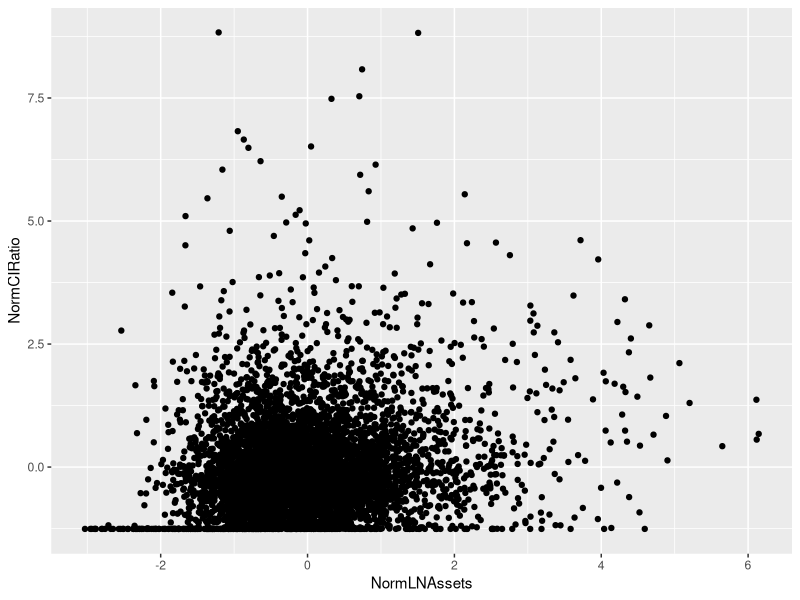
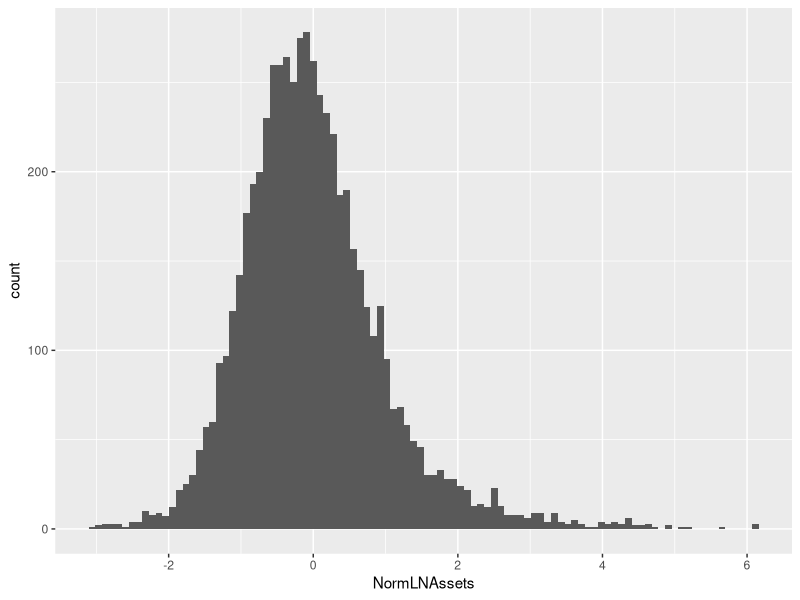
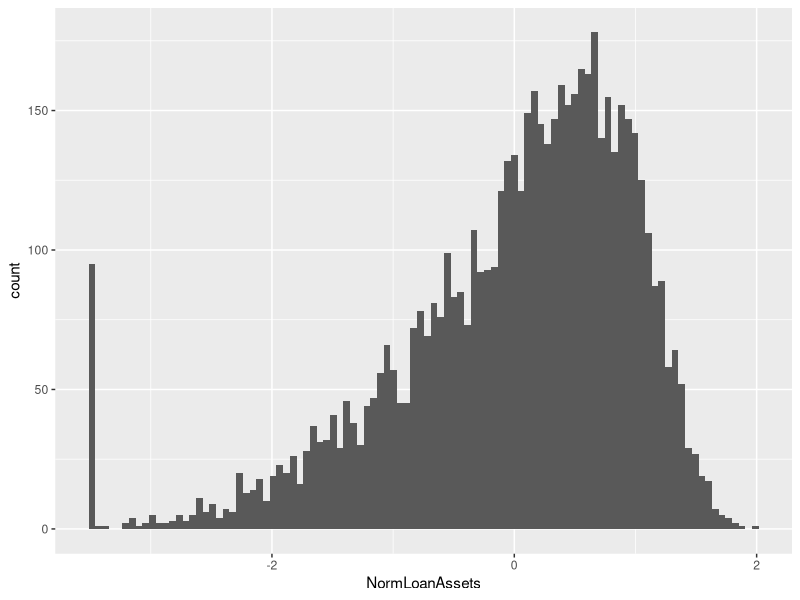
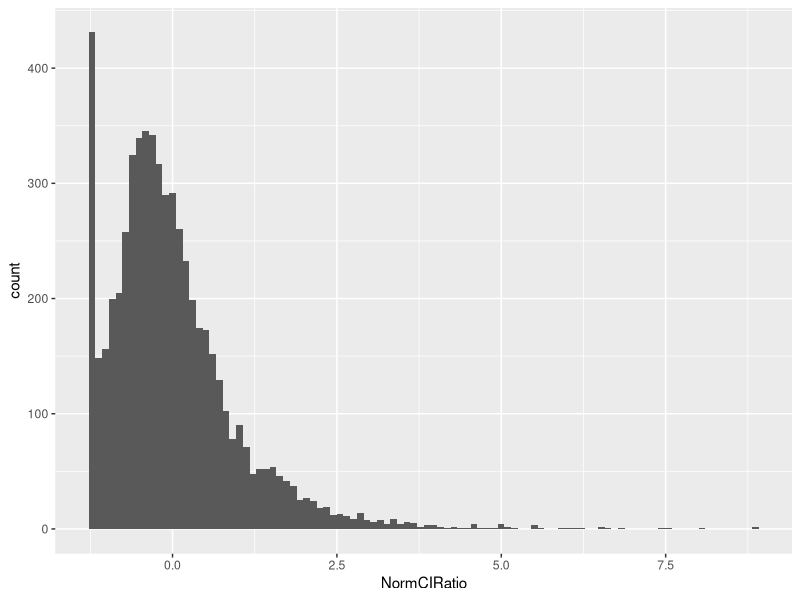
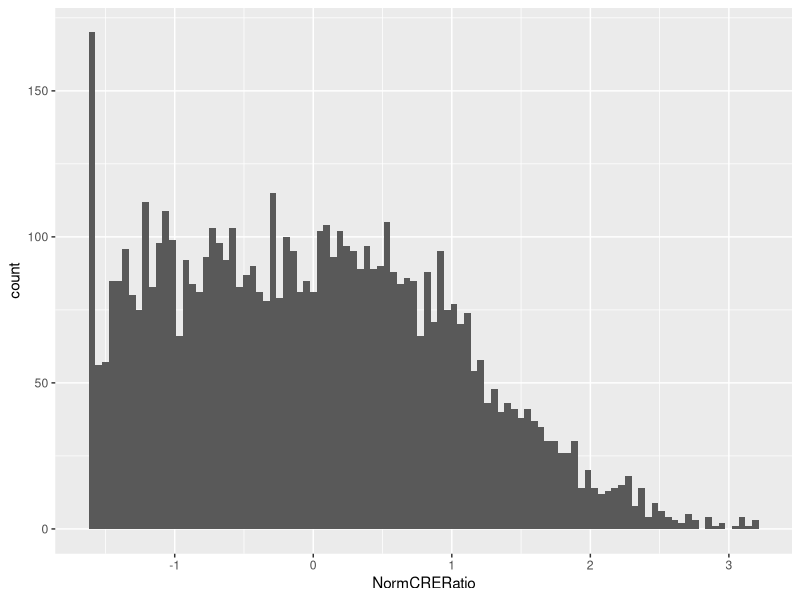
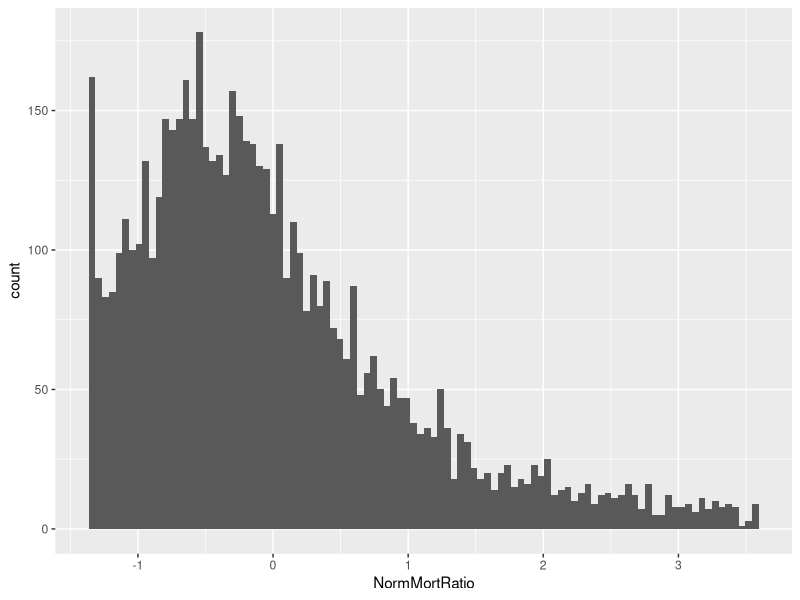
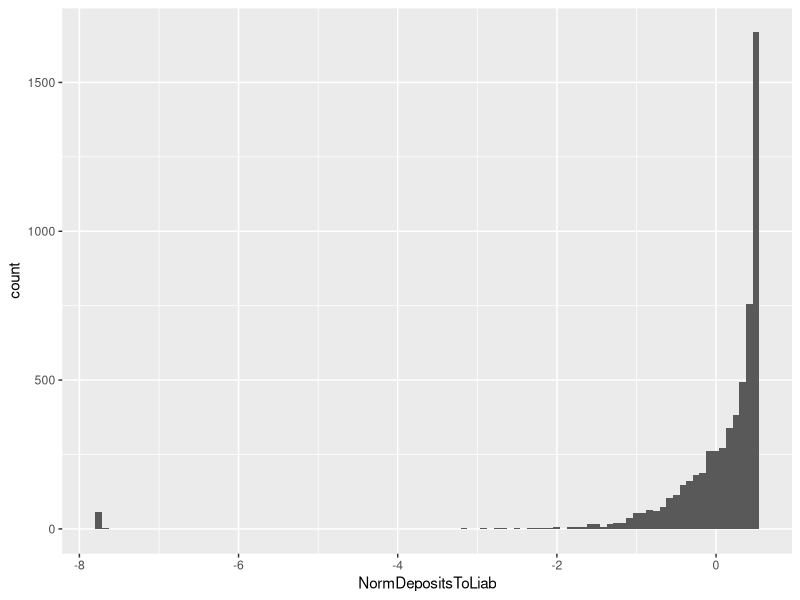
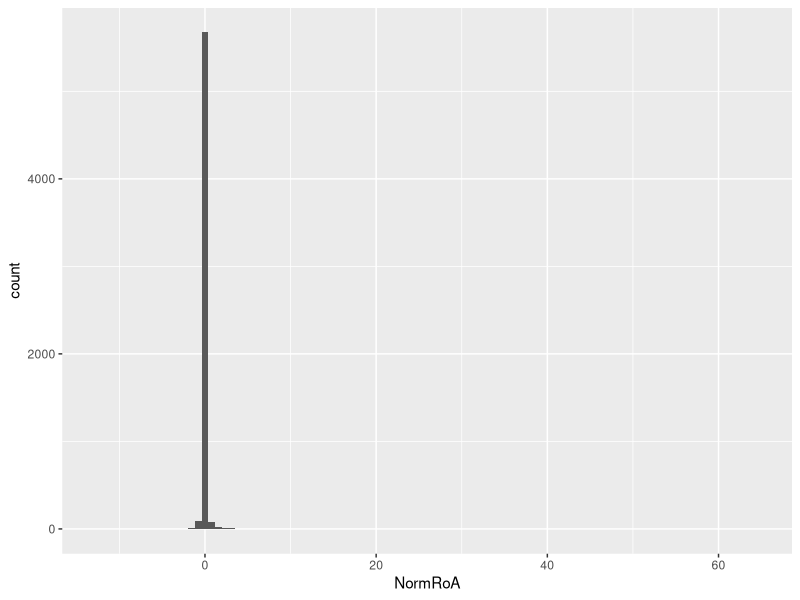

The R script that drew these images, in order:
## ---- chunk 1

# echo=FALSE, warning=FALSE, include=FALSE - These flags define how code and 
# output go into the generated report.

# set the directory for the project
setwd("\\\\fhb/dfs/Center-Users/mlocatelli/R-Projects/SimilarityScoreBank")
  
# read in the files from the bulk download
FFIEC1 <- read.delim("FFIEC CDR Call Subset of Schedules 2017(1 of 2).txt")
FFIEC2 <- read.delim("FFIEC CDR Call Subset of Schedules 2017(2 of 2).txt")

# to get more details on the loan portfolios of the banks, let's grab RC-C Part I
# from the "Call Reports -- Single Period" selector on the FFIEC website.
FFIEC3 <- read.delim("FFIEC CDR Call Schedule RCCI 03312017.txt")

# strip out the first row that contains descriptions of the line items
FFIEC1a <- FFIEC1[-c(1), ]
FFIEC2a <- FFIEC2[-c(1), ]
FFIEC3a <- FFIEC3[-c(1), ]

# merge the files into a single data set
FFIECBulk1 <- merge(FFIEC1a, FFIEC2a)
FFIECBulk2 <- merge(FFIECBulk1, FFIEC3a)

# Reduce the list to a more interesting data set
BankData <- FFIECBulk2[ , c("IDRSSD","Financial.Institution.Name",
                            "Financial.Institution.State","RCFD2170","RCON2170",
                            "RCON2122","RCON1766","RCON5367","RCON2200","RCON2948",
                            "RIAD4340","RCON1460","RCONF158","RCONF159","RCONF160",
                            "RCONF161","RIAD4135","RIAD4150","RIAD4079")]

# Better names for the columns
names(BankData) <- c("IDRSSD","Financial.Institution.Name",
                     "Financial.Institution.State","RCFD.Total.Assets",
                     "Total.Assets","Total.Loans","CI.Loans","Mortgages",
                     "Total.Deposits","Total.Liabilities","Net.Income",
                     "Multifamily","Res.Construction","Other.Construction",
                     "Owner.Occ.CRE","NonOwner.CRE","Salary.Benefit.Expense",
                     "Number.Employees","Total.NonInterest.Income")

# List of variables that need to be coverted to numeric type:
VariableList = c("RCFD.Total.Assets","Total.Assets","Total.Loans","CI.Loans",
                 "Mortgages","Total.Deposits","Total.Liabilities","Net.Income",
                 "Multifamily","Res.Construction", "Other.Construction",
                 "Owner.Occ.CRE", "NonOwner.CRE","Salary.Benefit.Expense",
                 "Number.Employees","Total.NonInterest.Income")

# Convert data to numeric
BankData[,VariableList] <- lapply(BankData[,VariableList], 
                                  function(x) as.numeric(as.character(x)))

# Define a "CRE" Portfolio Total:
BankData[,"CRE"] = BankData[,"Multifamily"] + BankData[,"Res.Construction"] + 
  BankData[,"Other.Construction"] + BankData[,"Owner.Occ.CRE"] + 
  BankData[,"NonOwner.CRE"]
 

## ---- chunk 2
 
# Add some interesting Calculations
# Log of Total Assets
BankData[,"LNAssets"] = log(BankData[,"Total.Assets"])
# Normalized version of Total Assets
BankData[,"NormLNAssets"] = (BankData[,"LNAssets"] - mean(BankData[,"LNAssets"]))/
  sd(BankData[,"LNAssets"])
# Total Loans / Total Assets
LoansToAssets = BankData[,"Total.Loans"]/BankData[,"Total.Assets"]
BankData[,"NormLoanAssets"] = (LoansToAssets - mean(LoansToAssets))/
  sd(LoansToAssets)
# Setting Total.Loans = 0 to Total.Loans = 1 to use it in the denominator
LoanMin <- 1
BankData[BankData[,"Total.Loans"] < LoanMin, "Total.Loans"] = LoanMin
# CI Loans / Total Loans
CIRatio = BankData[,"CI.Loans"]/BankData[,"Total.Loans"]
BankData[,"NormCIRatio"] = (CIRatio - mean(CIRatio))/sd(CIRatio)
# CRE Ratio
CRERatio = BankData[,"CRE"]/BankData[,"Total.Loans"]
BankData[,"NormCRERatio"] = (CRERatio - mean(CRERatio))/sd(CRERatio)
# Mortgages / Total Loans
MortRatio = BankData[,"Mortgages"]/BankData[,"Total.Loans"]
BankData[,"NormMortRatio"] = (MortRatio - mean(MortRatio))/sd(MortRatio)
# Total Deposits / Total Liabilities
DepositsToLiab = BankData[,"Total.Deposits"]/BankData[,"Total.Liabilities"]
BankData[,"NormDepositsToLiab"] = (DepositsToLiab - mean(DepositsToLiab))/
  sd(DepositsToLiab)
# Net Income / Total Assets
RoA = BankData[,"Net.Income"]/BankData[,"Total.Assets"]
BankData[,"NormRoA"] = (RoA - mean(RoA))/sd(RoA)

# Three more suggested measures:
# Salary Expense / Total Assets
SalaryRatio = BankData[,"Salary.Benefit.Expense"]/BankData[,"Total.Assets"]
BankData[,"NormSalaryRatio"] = (SalaryRatio - mean(SalaryRatio))/sd(SalaryRatio)
# Total Assets / Number of Employees
EmployeeRatio = BankData[,"Number.Employees"]/BankData[,"Total.Assets"]
BankData[,"NormEmpRatio"] = (EmployeeRatio - mean(EmployeeRatio))/sd(EmployeeRatio)
# NonInterest Income / Total Assets
NIRatio = BankData[,"Total.NonInterest.Income"]/BankData[,"Total.Assets"]
BankData[,"NormNIRatio"] = (NIRatio - mean(NIRatio))/sd(NIRatio)

 
## ---- chunk 3
 
# some useful comparisons of the data sets
mean(BankData[,"Total.Assets"])
mean(BankData[,"LNAssets"])
exp(mean(BankData[,"LNAssets"]))
summary(BankData[,"Total.Assets"])
summary(BankData[,"LNAssets"])
summary(BankData[,"NormLNAssets"])
summary(BankData[,"NormLoanAssets"])
summary(BankData[,"NormCIRatio"])
summary(BankData[,"NormCRERatio"])
summary(BankData[,"NormMortRatio"])
summary(BankData[,"NormDepositsToLiab"])
summary(BankData[,"NormRoA"])

# Summaries of the added variables
summary(BankData[,"NormSalaryRatio"])
summary(BankData[,"NormEmpRatio"])
summary(BankData[,"NormNIRatio"])

 
## ---- chunk 4

# create some plots
library(ggplot2)
# plotting the banks on two of the similarity axes:
p = ggplot(BankData, aes(NormLNAssets, NormCIRatio))
p + geom_point()
# plotting the histogram of bank size
q = ggplot(BankData, aes(NormLNAssets))
q + geom_histogram(bins = 100)
# plotting the histogram of Loan to assets ratios
ggplot(BankData, aes(NormLoanAssets)) + geom_histogram(bins=100)
# plotting the histogram for relative commercial portfolio size
ggplot(BankData, aes(NormCIRatio)) + geom_histogram(bins=100)
# plotting the histogram for relative commercial real estate portfolio size
ggplot(BankData, aes(NormCRERatio)) + geom_histogram(bins=100)
# plotting the histogram for relative mortgage portfolio size
ggplot(BankData, aes(NormMortRatio)) + geom_histogram(bins=100)
# plotting the histogram of Deposits to Liabilities ratios
ggplot(BankData, aes(NormDepositsToLiab)) + geom_histogram(bins=100)
# plotting the histogram of return on assets
ggplot(BankData, aes(NormRoA)) + geom_histogram(bins=100)




## ---- chunk 5

# Finding the most average bank:
BankData[,"SimScore0"] = sqrt((BankData[,"NormLNAssets"])^2
                 + (BankData[,"NormLoanAssets"])^2
                 + (BankData[,"NormCIRatio"])^2
                 + (BankData[,"NormCRERatio"])^2
                 + (BankData[,"NormMortRatio"])^2
                 + (BankData[,"NormDepositsToLiab"])^2
                 + (BankData[,"NormRoA"])^2)

BankData[BankData[,"SimScore0"]==min(BankData[,"SimScore0"]),"Financial.Institution.Name"]

AvgList = BankData[order(BankData[,"SimScore0"]),]

head(AvgList[,c("Financial.Institution.Name","SimScore0")], n=10)


## ---- chunk 6

# Finding the most average bank (again):
N1 = 0
N2 = 0
N3 = 0
N4 = 0
N5 = 0
N6 = 0
N7 = 0
W1 = 0.3
W2 = 0.1
W3 = 0.2
W4 = 0.1
W5 = 0.1
W6 = 0.1
W7 = 0.1

BankData[,"SimScorewt0"] = sqrt(W1*(BankData[,"NormLNAssets"]-N1)^2
                 + W2*(BankData[,"NormLoanAssets"]-N2)^2
                 + W3*(BankData[,"NormCIRatio"]-N3)^2
                 + W4*(BankData[,"NormCRERatio"]-N4)^2
                 + W5*(BankData[,"NormMortRatio"]-N5)^2
                 + W6*(BankData[,"NormDepositsToLiab"]-N6)^2
                 + W7*(BankData[,"NormRoA"]-N7)^2)

BankData[BankData[,"SimScorewt0"]==min(BankData[,"SimScorewt0"]),"Financial.Institution.Name"]

AvgList = BankData[order(BankData[,"SimScorewt0"]),]

head(AvgList[,c("Financial.Institution.Name","SimScorewt0")], n=10)

# plotting the histogram of distance from average
s = ggplot(BankData, aes(SimScorewt0))
s + geom_histogram(bins=400)



## ---- chunk 7

# A list of variables we will use to calcualte Similarity Scores
SimVarList = c("NormLNAssets","NormLoanAssets","NormCIRatio","NormCRERatio",
               "NormMortRatio","NormDepositsToLiab","NormRoA")
MostAverage = rep(0,length(SimVarList))
SimWeights = c(0.3,0.1,0.2,0.1,0.1,0.1,0.1)

# Let's make a Similarity Score Function!
SimScore = function(df,col_lst,simval_lst,wt_lst) {
  value = rep(0, nrow(df))
  for (row_i in seq(1,length(value))){
    
    for (i in seq(1,length(col_lst))){
      value[row_i] = value[row_i] + wt_lst[i]*(df[row_i,col_lst[i]] -
                                                 simval_lst[i])^2
      
    }
  }
      
 return(sqrt(value)) 
  
}

BankData[,"SimScoreTrial"] = SimScore(BankData,SimVarList,MostAverage,SimWeights)

AvgList = BankData[order(BankData[,"SimScoreTrial"]),]

head(AvgList[,c("Financial.Institution.Name","SimScorewt0","SimScoreTrial")], n=10)

## ---- chunk 8

# Finding the bank most similar to FHB (index 5816):
FHBIndex = 5816
SimFHB = c(BankData[FHBIndex,"NormLNAssets"],BankData[FHBIndex,"NormLoanAssets"],
           BankData[FHBIndex,"NormCIRatio"],BankData[FHBIndex,"NormCRERatio"],
           BankData[FHBIndex,"NormMortRatio"],
           BankData[FHBIndex,"NormDepositsToLiab"],BankData[FHBIndex,"NormRoA"])

BankData[,"SimScoreFHB"] = SimScore(BankData,SimVarList,SimFHB,SimWeights)

FHBList = BankData[order(BankData[,"SimScoreFHB"]),]

head(FHBList[,c("Financial.Institution.Name","SimScoreFHB","Total.Assets")], n=11)

# Plotting the results on a couple of the dimensions of interest
ShortFHBList = head(FHBList, n=11)
p = ggplot(BankData, aes(NormLNAssets, NormCIRatio))
p + geom_point() + 
  geom_point(data=ShortFHBList,aes(NormLNAssets, NormCIRatio,color="FHBSimilar"),
             size=3) +
  geom_point(data=BankData[5816,],aes(NormLNAssets, NormCIRatio,color="FHB"),
             size=3) +
  scale_color_manual(name="Legend",values = c(FHB="red",FHBSimilar="blue"))

# plotting the histogram of distance from average
ggplot(BankData, aes(SimScoreFHB)) + geom_histogram(bins=400)



## ---- chunk 9

FHBIntPeerList = BankData[c(5816,3258,2838,4124,3822,4876,1847,406,714,4669,4849,
                            3637,4353,4272,2663,76,2539,2759,2752,5484,3294),]

FHBIntPeerList[,"PeerListName"] = c("First Hawaiian Bank",
                                    "First Horizon National Corporation",
                                    "First Republic Bank","MB Financial Inc",
                                    "Commerce Bancshares Inc",
                                    "SVB Financial Group",
                                    "Western Alliance Bancorp",
                                    "Umpqua Holdings Corp","East West Bancorp",
                                    "Webster Financial Corp","Bank of Hawaii",
                                    "Territorial Bancorp",
                                    "Central Pacific Financial Corp",
                                    "Cullen/Frost Bankers Inc","F.N.B. Corp",
                                    "United Bankshares Inc",
                                    "United Bankshares Inc",
                                    "Synovus Financial Corp","BankUnited Inc",
                                    "Associated Banc-Corp","PacWest Bancorp")
  
FHBIntPeerList[order(FHBIntPeerList[,"SimScoreFHB"]),c("Financial.Institution.Name","PeerListName","SimScoreFHB")]


## ---- chunk 10

# Finding the banks most similar to BOH (index 4849):
BOHIndex = 4849
SimBOH = c(BankData[BOHIndex,"NormLNAssets"],BankData[BOHIndex,"NormLoanAssets"],
           BankData[BOHIndex,"NormCIRatio"],BankData[BOHIndex,"NormCRERatio"],
           BankData[BOHIndex,"NormMortRatio"],
           BankData[BOHIndex,"NormDepositsToLiab"],BankData[BOHIndex,"NormRoA"])

BankData[,"SimScoreBOH"] = SimScore(BankData,SimVarList,SimBOH,SimWeights)

BOHList = BankData[order(BankData[,"SimScoreBOH"]),]

head(BOHList[,c("Financial.Institution.Name","SimScoreBOH","Total.Assets")], n=10)

# Plotting the results on a couple of the dimensions of interest
ShortBOHList = head(BOHList, n=10)
p = ggplot(BankData, aes(NormLNAssets, NormCIRatio))
p + geom_point() + 
  geom_point(data=ShortBOHList,aes(NormLNAssets, NormCIRatio,color="BOHPeers"),
             size=3) +
  geom_point(data=BankData[4849,],aes(NormLNAssets, NormCIRatio,color="BOH"),
             size=3) +
  scale_color_manual(name="Legend",values = c(BOH="red",BOHPeers="blue"))


## ---- chunk 11

# Finding the banks most similar to BOW (index 4892):
BOWIndex = 4892
SimBOW = c(BankData[BOWIndex,"NormLNAssets"],BankData[BOWIndex,"NormLoanAssets"],
           BankData[BOWIndex,"NormCIRatio"],BankData[BOWIndex,"NormCRERatio"],
           BankData[BOWIndex,"NormMortRatio"],
           BankData[BOWIndex,"NormDepositsToLiab"],BankData[BOWIndex,"NormRoA"])

BankData[,"SimScoreBOW"] = SimScore(BankData,SimVarList,SimBOW,SimWeights)

BOWList = BankData[order(BankData[,"SimScoreBOW"]),]

head(BOWList[,c("Financial.Institution.Name","SimScoreBOW","Total.Assets")], n=10)

# Plotting the results on a couple of the dimensions of interest
ShortBOWList = head(BOWList, n=10)
p = ggplot(BankData, aes(NormLNAssets, NormCIRatio))
p + geom_point() + 
  geom_point(data=ShortBOWList,aes(NormLNAssets, NormCIRatio,color="BOWPeers"),
             size=3) +
  geom_point(data=BankData[4892,],aes(NormLNAssets, NormCIRatio,color="BOW"),
             size=3) +
  scale_color_manual(name="Legend",values = c(BOW="red",BOWPeers="blue"))


## ---- chunk 12

# Setting up the SimScore2:
SimVarList2 = c("NormLNAssets","NormLoanAssets","NormCIRatio","NormCRERatio",
               "NormMortRatio","NormDepositsToLiab","NormRoA","NormSalaryRatio",
               "NormEmpRatio","NormNIRatio")
MostAverage2 = rep(0,length(SimVarList2))
SimWeights2 = c(0.1,0.1,0.1,0.1,0.1,0.1,0.1,0.1,0.1,0.1)

# Finding the bank most similar to FHB (index 5816):
FHBIndex = 5816
SimFHB2 = c(BankData[FHBIndex,"NormLNAssets"],BankData[FHBIndex,"NormLoanAssets"],
           BankData[FHBIndex,"NormCIRatio"],BankData[FHBIndex,"NormCRERatio"],
           BankData[FHBIndex,"NormMortRatio"],
           BankData[FHBIndex,"NormDepositsToLiab"],BankData[FHBIndex,"NormRoA"],
           BankData[FHBIndex,"NormSalaryRatio"],BankData[FHBIndex,"NormEmpRatio"],
           BankData[FHBIndex,"NormNIRatio"])

BankData[,"SimScoreFHB2"] = SimScore(BankData,SimVarList2,SimFHB2,SimWeights2)

FHBList2 = BankData[order(BankData[,"SimScoreFHB2"]),]

head(FHBList2[,c("Financial.Institution.Name","SimScoreFHB2","Total.Assets")],
     n=11)

# Plotting the results on a couple of the dimensions of interest
ShortFHBList2 = head(FHBList2, n=11)
p = ggplot(BankData, aes(NormLNAssets, NormCIRatio))
p + geom_point() + 
  geom_point(data=ShortFHBList2,aes(NormLNAssets, NormCIRatio,color="FHBSimilar2"),
             size=3) +
  geom_point(data=BankData[5816,],aes(NormLNAssets, NormCIRatio,color="FHB"),
             size=3) +
  scale_color_manual(name="Legend",values = c(FHB="red",FHBSimilar2="blue"))



## ---- chunk 13

# Setting up the SimScore2:
SimVarList2 = c("NormLNAssets","NormLoanAssets","NormCIRatio","NormCRERatio",
               "NormMortRatio","NormDepositsToLiab","NormRoA","NormSalaryRatio",
               "NormEmpRatio","NormNIRatio")
MostAverage2 = rep(0,length(SimVarList2))
SimWeights3 = c(0.28,0.08,0.08,0.08,0.08,0.08,0.08,0.08,0.08,0.08)

# Finding the bank most similar to FHB (index 5816):
BankData[,"SimScoreFHB3"] = SimScore(BankData,SimVarList2,SimFHB2,SimWeights3)

FHBList3 = BankData[order(BankData[,"SimScoreFHB3"]),]

head(FHBList3[,c("Financial.Institution.Name","SimScoreFHB3","Total.Assets")],
     n=11)

# Plotting the results on a couple of the dimensions of interest
ShortFHBList3 = head(FHBList3, n=11)
p = ggplot(BankData, aes(NormLNAssets, NormCIRatio))
p + geom_point() + 
  geom_point(data=ShortFHBList3,aes(NormLNAssets, NormCIRatio,color="FHBSimilar3"),
             size=3) +
  geom_point(data=BankData[5816,],aes(NormLNAssets, NormCIRatio,color="FHB"),
             size=3) +
  scale_color_manual(name="Legend",values = c(FHB="red",FHBSimilar3="blue"))



## ---- chunk 14


# Define a subset of variables for analysis
BankDataCluster = BankData[,SimVarList]
# define the distance variable for analysis
BankDataDist = dist(BankDataCluster)
# Apply the hclust function to create the heirarchical clusters
BankDataAverage = hclust(BankDataDist, method = 'average')
# Plot the dendrogram of the clusters
plot(BankDataAverage,main='Average Linkage',sub='',xlab='')
# Define a set of hierarchal cluster with seven clusters
BankDataAvgClust = data.frame(cutree(BankDataAverage,k=7))
summary(BankDataAvgClust)


## ---- chunk 15

# Now let's try kmeans Clustering
n = nrow(BankDataCluster)
wss = rep(0,15)
wss[1] = (n-1) * sum(apply(BankDataCluster,2,var))
for(i in 2:15) wss[i] = sum(kmeans(BankDataCluster,centers=i)$withinss,nstart=20)
plot(1:15,wss,type = 'b',xlab = 'Number of Groups',
     ylab = 'Within Groups Sum of Squares')

# No obvious elbows in the data, how many banks in three clusters?
BankDataCluster_kmeans3 = kmeans(BankDataCluster, centers = 3,nstart=20)
table(BankDataCluster_kmeans3$cluster)
BankDataCluster_kmeans3$centers

# Now analyzing five clusters
BankDataCluster_kmeans5 = kmeans(BankDataCluster,centers = 5,nstart=20)
table(BankDataCluster_kmeans5$cluster)
BankDataCluster_kmeans5$centers

# Now analyzing seven clusters
BankDataCluster_kmeans7 = kmeans(BankDataCluster,centers = 7,nstart=20)
table(BankDataCluster_kmeans7$cluster)
BankDataCluster_kmeans7$centers



## ---- chunk 16

# Model based clustering
library('mclust')
BankDataMclust = Mclust(BankDataCluster)
print(BankDataMclust)
plot(BankDataMclust,BankDataCluster,what='BIC')
clPairs(BankDataCluster,classification=BankDataMclust$classification,symbols=1:7,
        col=c('black','blue','red','green','yellow','orange','pink'))
table(BankDataMclust$classification)
summary(BankDataMclust, parameters = TRUE)
